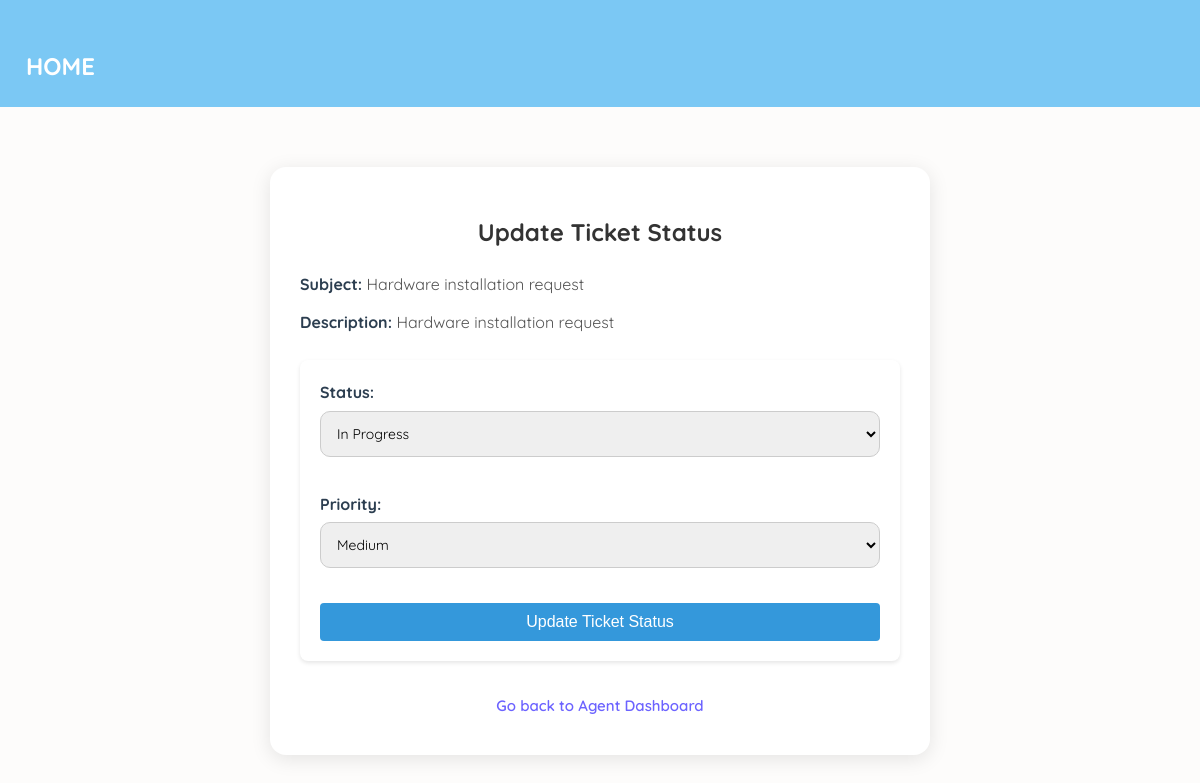
Screenshot of /agent/ticket/72/update/ (signed in) with the database file from the repository.
### helpdeskApp/models.py (models this page shows, shortened)
class Ticket(models.Model):
    STATUS_CHOICES = (
        ('open', 'Open'),
        ('in_progress', 'In Progress'),
        ('resolved', 'Resolved'),
        ('closed', 'Closed'),
    )
    PRIORITY_CHOICES = (
        ('high', 'High'),
        ('medium', 'Medium'),
        ('low', 'Low'),
    )
    CATEGORY_CHOICES = (
        ('software', 'Software'),
        ('hardware', 'Hardware'),
        ('network', 'Network'),
        ('other', 'Other'),
    )
    created_by = models.ForeignKey(
        settings.AUTH_USER_MODEL,
        on_delete=models.CASCADE,
        related_name='created_tickets'
    )
    assigned_to = models.ForeignKey(
        settings.AUTH_USER_MODEL,
        on_delete=models.SET_NULL,
        null=True,
        blank=True,
        limit_choices_to={'role': 'agent'},
        related_name='assigned_tickets'
    )
    subject = models.CharField(max_length=255)
    description = models.TextField()
    status = models.CharField(max_length=20, choices=STATUS_CHOICES, default='open')
    priority = models.CharField(max_length=10, choices=PRIORITY_CHOICES, default='medium')
    category = models.CharField(max_length=20, choices=CATEGORY_CHOICES, default='other')
    created_at = models.DateTimeField(auto_now_add=True)
    updated_at = models.DateTimeField(auto_now=True)

### helpdeskApp/views.py (the view, shortened to what this page needs)
# urls.py: path('agent/ticket/<int:ticket_id>/update/', views.update_ticket_status, name='update_ticket_status'),
@login_required
def update_ticket_status(request, ticket_id):
    ticket = get_object_or_404(Ticket, id=ticket_id, assigned_to=request.user)
    form = UpdateTicketStatusForm(request.POST or None, instance=ticket)
    return render(request, 'update_ticket.html', {
        'ticket': ticket,
        'form': form,
    })

### helpdeskApp/forms.py
class UpdateTicketStatusForm(forms.ModelForm):
    class Meta:
        model = Ticket
        fields = ['status', 'priority']
        widgets = {
            'status': forms.Select(choices=Ticket.STATUS_CHOICES),
            'priority': forms.Select(choices=Ticket.PRIORITY_CHOICES),
        }

### helpdeskApp/templates/update_ticket.html (shortened to what this page needs)
{% load static %}
<!DOCTYPE html>
<html>
<head>
    <link rel="stylesheet" href="{% static 'css/updateticket.css' %}">
</head>
    <nav class="navbar">
        <a href="/agent" class="logo"> HOME</a>
    </nav>
<body>
    <div class="container">
        <h2> Update Ticket Status</h2>
        <p><strong>Subject:</strong> {{ ticket.subject }}</p>
        <p><strong>Description:</strong> {{ ticket.description }}</p>
        <form method="post">
            {{ form.as_p }}
            <button type="submit">Update Ticket Status</button>
        </form>
        <a href="{% url 'agent_dashboard' %}"> Go back to Agent Dashboard</a>
    </div>
</body>
</html>

### helpdeskApp/static/css/updateticket.css (style rules this page uses)
body { font-family: 'Quicksand', sans-serif; background-color: var(--bg-light); color: var(--text-dark); max-width: 100%; margin: 0 auto; padding: 20px; }
.navbar { background-color: #7bc8f4ff; padding: 1rem; display: flex; justify-content: space-between; align-items: center; }
.navbar .logo { color: #fff; font-size: 1.5rem; text-decoration: none; font-weight: bold; }
h2 { color: #2c3e50; text-align: center; margin-bottom: 30px; font-size: 24px; }
p { margin: 10px 0; line-height: 1.6; }
p strong { color: #2c3e50; }
form { background-color: #fff; padding: 20px; border-radius: 8px; box-shadow: 0 2px 4px rgba(0, 0, 0, 0.1); margin-bottom: 20px; }
form p { margin: 0 0 15px; }
label { display: block; margin-bottom: 5px; font-weight: bold; color: #2c3e50; }
select, input[type="text"], textarea { width: 100%; padding: 8px; border: 1px solid #ddd; border-radius: 4px; box-sizing: border-box; font-size: 14px; }
button[type="submit"] { background-color: #3498db; color: #fff; padding: 10px 20px; border: none; border-radius: 4px; cursor: pointer; font-size: 16px; transition: background-color 0.3s; }
a { display: inline-block; color: #3498db; text-decoration: none; font-size: 14px; padding: 10px; transition: color 0.3s; }

### helpdeskApp/templates/update_ticket.html (style rules this page uses)
body { font-family: 'Quicksand', sans-serif; background-color: #fdfcfb; padding: 0; align-content: center; }
.container { max-width: 600px; margin: 60px auto ; justify-content:center; align-items:center; background-color: #fff; padding: 30px; border-radius: 16px; box-shadow: 0 4px 20px rgba(0,0,0,0.1); }
h2 { color: #333; margin-bottom: 25px; text-align: center; }
p { margin: 12px 0; font-size: 16px; color: #555; }
strong { color: #444; }
form { margin-top: 25px; display: flex; flex-direction: column; }
select, input[type="text"], textarea { font-family: inherit; padding: 12px; border-radius: 10px; border: 1px solid #ccc; font-size: 14px; margin-bottom: 20px; resize: vertical; }
button { background-color: #6c63ff; color: white; padding: 14px; border: none; border-radius: 10px; font-size: 16px; cursor: pointer; transition: background-color 0.3s ease; }
a { display: block; text-align: center; margin-top: 25px; text-decoration: none; color: #6c63ff; font-weight: 600; font-size: 15px; }

### rows the page displays
Ticket: subject "Hardware installation request", description "Hardware installation request", status "In Progress", priority "Medium"
